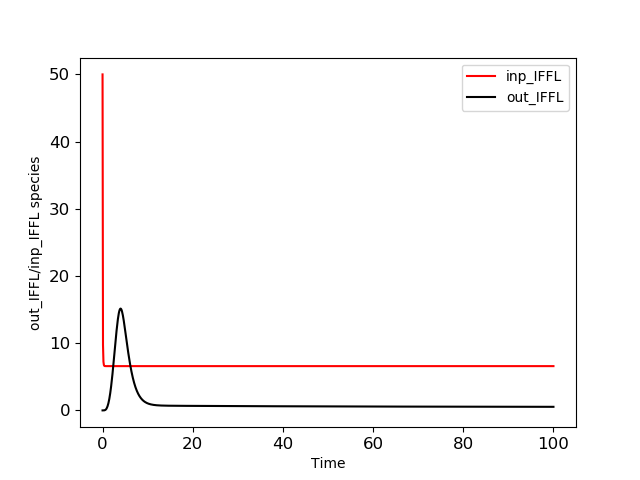

Here is the Python script that generated this plot:
#%matplotlib inline
import matplotlib.pyplot as plt
import matplotlib as mpl

#%config InlineBackend.figure_f.ormats=['svg']

mpl.rc('axes', prop_cycle=(mpl.cycler('color', ['r', 'k', 'b','g','y','m','c']) ))

mpl.rc('xtick', labelsize=12) 
mpl.rc('ytick', labelsize=12)


import numpy as np

# Code for simple gene expression without_IFFL delay

# Import relevant types
# from bioscrape.types import Model
# from bioscrape.simulator import DeterministicSimulator, SSASimulator
# from bioscrape.simulator import ModelCSimInterface

from libsbml import *
import libsbml 
from simpleSBMLfunctions import *


try:
   sbmlDoc = SBMLDocument(3, 1)
except ValueError:
   print('Could not create SBMLDocument object')
   sys.exit(1)
 
 # Create a Model object inside the SBMLDocument object and set its
 # identifier, checking the returned values.  The call to setId() returns a
 # status code to indicate whether the assignment was successful.
 
model = sbmlDoc.createModel()
if model == None:
   # Do something to handle the error here.
   print('Unable to create Model object.')
   sys.exit(1)
 
status = model.setId('EnzymaticRxnModel')
if status != LIBSBML_OPERATION_SUCCESS:
   # Do something to handle the error here.
   print('Unable to set identifier on the Model object')
   sys.exit(1)

sbmlns = SBMLNamespaces(3,1)

check(model.setTimeUnits("second"), 'set model-wide time units')
check(model.setExtentUnits("mole"), 'set model units of extent')
check(model.setSubstanceUnits('count'), 'set model substance units')


per_second = model.createUnitDefinition()
check(per_second, 'create unit definition')
check(per_second.setId('per_second'), 'set unit definition id')
unit = per_second.createUnit()
check(unit, 'create unit on per_second')
check(unit.setKind(UNIT_KIND_SECOND), 'set unit kind')
check(unit.setExponent(-1), 'set unit exponent')
check(unit.setScale(0), 'set unit scale')
check(unit.setMultiplier(1), 'set unit multiplier')

comp = createNewCompartment(model,'cell','cell',1,'litre',True)
comp = createNewCompartment(model,'cell1','cell1',1,'litre',True)

inp_IFFL = createNewSpecies(model,'inp_IFFL','inp_IFFL','cell',50,False,False,'count',False)
DA_IFFL = createNewSpecies(model,'DA_IFFL','DA_IFFL','cell',50,False,False,'count',False)
C1_IFFL = createNewSpecies(model,'C1_IFFL','C1_IFFL','cell',0,False,False,'count',False)

mA_IFFL = createNewSpecies(model,'mA_IFFL','mA_IFFL','cell',0,False,False,'count',False)

pA_IFFL = createNewSpecies(model,'pA_IFFL','pA_IFFL','cell',0,False,False,'count',False)

C2_IFFL = createNewSpecies(model,'C2_IFFL','C2_IFFL','cell',0,False,False,'count',False)
DB_IFFL = createNewSpecies(model,'DB_IFFL','DB_IFFL','cell',50,False,False,'count',False)

mB_IFFL = createNewSpecies(model,'mB_IFFL','mB_IFFL','cell',0,False,False,'count',False)
pB_IFFL = createNewSpecies(model,'pB_IFFL','pB_IFFL','cell',0,False,False,'count',False)

C3_IFFL = createNewSpecies(model,'C3_IFFL','C3_IFFL','cell',0,False,False,'count',False)
DC_IFFL = createNewSpecies(model,'DC_IFFL','DC_IFFL','cell',50,False,False,'count',False)

C4_IFFL = createNewSpecies(model,'C4_IFFL','C4_IFFL','cell',0,False,False,'count',False)

C5_IFFL = createNewSpecies(model,'C5_IFFL','C5_IFFL','cell',0,False,False,'count',False)

C6_IFFL = createNewSpecies(model,'C6_IFFL','C6_IFFL','cell',0,False,False,'count',False)

mC_IFFL = createNewSpecies(model,'mC_IFFL','mC_IFFL','cell',0,False,False,'count',False)

out_IFFL = createNewSpecies(model,'out_IFFL','out_IFFL','cell',0,False,False,'count',False)

k1f = createNewParameter(model,'k1f','k1f',1,False,'per_second')
k1r = createNewParameter(model,'k1r','k1r',1,False,'per_second')

k2f = createNewParameter(model,'k2f','k2f',1,False,'per_second')

k3f = createNewParameter(model,'k3f','k3f',1,False,'per_second')

k4f = createNewParameter(model,'k4f','k4f',1,False,'per_second')

k5f = createNewParameter(model,'k5f','k5f',1,False,'per_second')

k6f = createNewParameter(model,'k6f','k6f',1,False,'per_second')
k6r = createNewParameter(model,'k6r','k6r',1,False,'per_second')

k7f = createNewParameter(model,'k7f','k7f',1,False,'per_second')

k8f = createNewParameter(model,'k8f','k8f',1,False,'per_second')

k9f = createNewParameter(model,'k9f','k9f',1,False,'per_second')

k10f = createNewParameter(model,'k10f','k10f',1,False,'per_second')

k11f = createNewParameter(model,'k11f','k11f',1,False,'per_second')
k11r = createNewParameter(model,'k11r','k11r',1,False,'per_second')

k12f = createNewParameter(model,'k12f','k12f',1,False,'per_second')
k12r = createNewParameter(model,'k12r','k12r',1,False,'per_second')

k13f = createNewParameter(model,'k13f','k13f',1,False,'per_second')
k13r = createNewParameter(model,'k13r','k13r',1,False,'per_second')

k14f = createNewParameter(model,'k14f','k14f',1,False,'per_second')
k14r = createNewParameter(model,'k14r','k14r',1,False,'per_second')

k15f = createNewParameter(model,'k15f','k15f',1,False,'per_second')

k16f = createNewParameter(model,'k16f','k16f',1,False,'per_second')

k17f = createNewParameter(model,'k17f','k17f',1,False,'per_second')

k18f = createNewParameter(model,'k18f','k18f',1,False,'per_second')

r1 = createNewReaction(model,'r1',True,False)
sref1_inp_IFFL = createNewReactant(r1,'inp_IFFL',False,1)
sref1_DA_IFFL = createNewReactant(r1,'DA_IFFL',False,1)
sref1_C1_IFFL = createNewProduct(r1,'C1_IFFL',False,1)
math_r1 = createMath('k1f * inp_IFFL * DA_IFFL - k1r * C1_IFFL')
r1_rate = createRate(r1,math_r1)


r2 = createNewReaction(model,'r2',False,False)
sref2_C1_IFFL = createNewReactant(r2,'C1_IFFL',False,1)
sref2_C1_IFFL = createNewProduct(r2,'C1_IFFL',False,1)
sref2_mA_IFFL = createNewProduct(r2,'mA_IFFL',False,1)
math_r2 = createMath('k2f * C1_IFFL')
r2_rate = createRate(r2,math_r2)

r3 = createNewReaction(model,'r3',False,False)
sref3_mA_IFFL = createNewReactant(r3,'mA_IFFL',False,1)
sref3_mA_IFFL = createNewProduct(r3,'mA_IFFL',False,1)
sref3_pA_IFFL = createNewProduct(r3,'pA_IFFL',False,1)
math_r3 = createMath('k3f * mA_IFFL')
r3_rate = createRate(r3,math_r3)

r4 = createNewReaction(model,'r4',False,False)
sref4_mA_IFFL = createNewReactant(r4,'mA_IFFL',False,1)
math_r4 = createMath('k4f * mA_IFFL')
r4_rate = createRate(r4,math_r4)

r5 = createNewReaction(model,'r5',False,False)
sref4_pA_IFFL = createNewReactant(r5,'pA_IFFL',False,1)
math_r5 = createMath('k5f * pA_IFFL')
r5_rate = createRate(r5,math_r5)

r6 = createNewReaction(model,'r6',True,False)
sref5_pA_IFFL = createNewReactant(r6,'pA_IFFL',False,1)
sref5_DB_IFFL = createNewReactant(r6,'DB_IFFL',False,1)
sref5_C2_IFFL = createNewProduct(r6,'C2_IFFL',False,1)
math_r6 = createMath('k6f * pA_IFFL * DB_IFFL - k6r * C2_IFFL')
r6_rate = createRate(r6,math_r6)

r7 = createNewReaction(model,'r7',False,False)
sref6_C2_IFFL = createNewReactant(r7,'C2_IFFL',False,1)
sref6_C2_IFFL = createNewProduct(r7,'C2_IFFL',False,1)
sref6_mB_IFFL = createNewProduct(r7,'mB_IFFL',False,1)
math_r7 = createMath('k7f * C2_IFFL')
r7_rate = createRate(r7,math_r7)

r8 = createNewReaction(model,'r8',False,False)
sref6_mB_IFFL = createNewReactant(r8,'mB_IFFL',False,1)
sref6_mB_IFFL = createNewProduct(r8,'mB_IFFL',False,1)
sref6_pB_IFFL = createNewProduct(r8,'pB_IFFL',False,1)
math_r8 = createMath('k8f * mB_IFFL')
r8_rate = createRate(r8,math_r8)

r9 = createNewReaction(model,'r9',False,False)
sref6_mB_IFFL = createNewReactant(r9,'mB_IFFL',False,1)
math_r9 = createMath('k9f * mB_IFFL')
r9_rate = createRate(r9,math_r9)

r10 = createNewReaction(model,'r10',False,False)
sref6_pB_IFFL = createNewReactant(r10,'pB_IFFL',False,1)
math_r10 = createMath('k10f * pB_IFFL')
r10_rate = createRate(r10,math_r10)

r11 = createNewReaction(model,'r11',True,False)
sref7_pB_IFFL = createNewReactant(r11,'pB_IFFL',False,1)
sref7_DC_IFFL = createNewReactant(r11,'DC_IFFL',False,1)
sref7_C3_IFFL = createNewProduct(r11,'C3_IFFL',False,1)
math_r11 = createMath('k11f * pB_IFFL * DC_IFFL - k11r * C3_IFFL')
r11_rate = createRate(r11,math_r11)

r12 = createNewReaction(model,'r12',True,False)
sref7_pA_IFFL = createNewReactant(r12,'pA_IFFL',False,1)
sref7_DC_IFFL = createNewReactant(r12,'DC_IFFL',False,1)
sref7_C4_IFFL = createNewProduct(r12,'C4_IFFL',False,1)
math_r12 = createMath('k12f * pA_IFFL * DC_IFFL - k12r * C4_IFFL')
r12_rate = createRate(r12,math_r12)

r13 = createNewReaction(model,'r13',True,False)
sref7_pA_IFFL = createNewReactant(r13,'pA_IFFL',False,1)
sref7_C3_IFFL = createNewReactant(r13,'C3_IFFL',False,1)
sref7_C5_IFFL = createNewProduct(r13,'C5_IFFL',False,1)
math_r13 = createMath('k13f * pA_IFFL * C3_IFFL - k13r * C5_IFFL')
r13_rate = createRate(r13,math_r13)

r14 = createNewReaction(model,'r14',True,False)
sref7_pB_IFFL = createNewReactant(r14,'pB_IFFL',False,1)
sref7_C4_IFFL = createNewReactant(r14,'C4_IFFL',False,1)
sref7_C6_IFFL = createNewProduct(r14,'C6_IFFL',False,1)
math_r14 = createMath('k14f * pB_IFFL * C4_IFFL - k14r * C6_IFFL')
r14_rate = createRate(r14,math_r14)

r15 = createNewReaction(model,'r15',False,False)
sref8_C4_IFFL = createNewReactant(r15,'C4_IFFL',False,1)
sref8_C4_IFFL = createNewProduct(r15,'C4_IFFL',False,1)
sref8_mC_IFFL = createNewProduct(r15,'mC_IFFL',False,1)
math_r15 = createMath('k15f * C4_IFFL')
r15_rate = createRate(r15,math_r15)

r16 = createNewReaction(model,'r16',False,False)
sref8_mC_IFFL = createNewReactant(r16,'mC_IFFL',False,1)
sref8_mC_IFFL = createNewProduct(r16,'mC_IFFL',False,1)
sref8_out_IFFL = createNewProduct(r16,'out_IFFL',False,1)
math_r16 = createMath('k16f * mC_IFFL')
r16_rate = createRate(r16,math_r16)

r17 = createNewReaction(model,'r17',False,False)
sref8_mC_IFFL = createNewReactant(r17,'mC_IFFL',False,1)
math_r17 = createMath('k17f * mC_IFFL')
r17_rate = createRate(r17,math_r17)

r18 = createNewReaction(model,'r18',False,False)
sref8_out_IFFL = createNewReactant(r18,'out_IFFL',False,1)
math_r18 = createMath('k18f * out_IFFL')
r18_rate = createRate(r18,math_r18)

# Write SBML file in XML
writeSBML(sbmlDoc,"models/IFFL_sbml.xml")

# Simulate 
import bioscrape
m = bioscrape.types.read_model_from_sbml('models/IFFL_sbml.xml')
s = bioscrape.simulator.ModelCSimInterface(m)
s.py_prep_deterministic_simulation()
s.py_set_initial_time(0)

inp_IFFL_ind = m.get_species_index('inp_IFFL')
out_IFFL_ind = m.get_species_index('out_IFFL')
sim = bioscrape.simulator.DeterministicSimulator()
timepoints = np.linspace(0,100,1000)
result = sim.py_simulate(s,timepoints)
# print(result.py_get_result()[1])
plt.xlabel('Time')
plt.ylabel('out_IFFL/inp_IFFL species')
plt.plot(timepoints,result.py_get_result()[:,inp_IFFL_ind])
plt.plot(timepoints,result.py_get_result()[:,out_IFFL_ind])
plt.legend([m.get_species_list()[inp_IFFL_ind],m.get_species_list()[out_IFFL_ind]])
plt.show()
